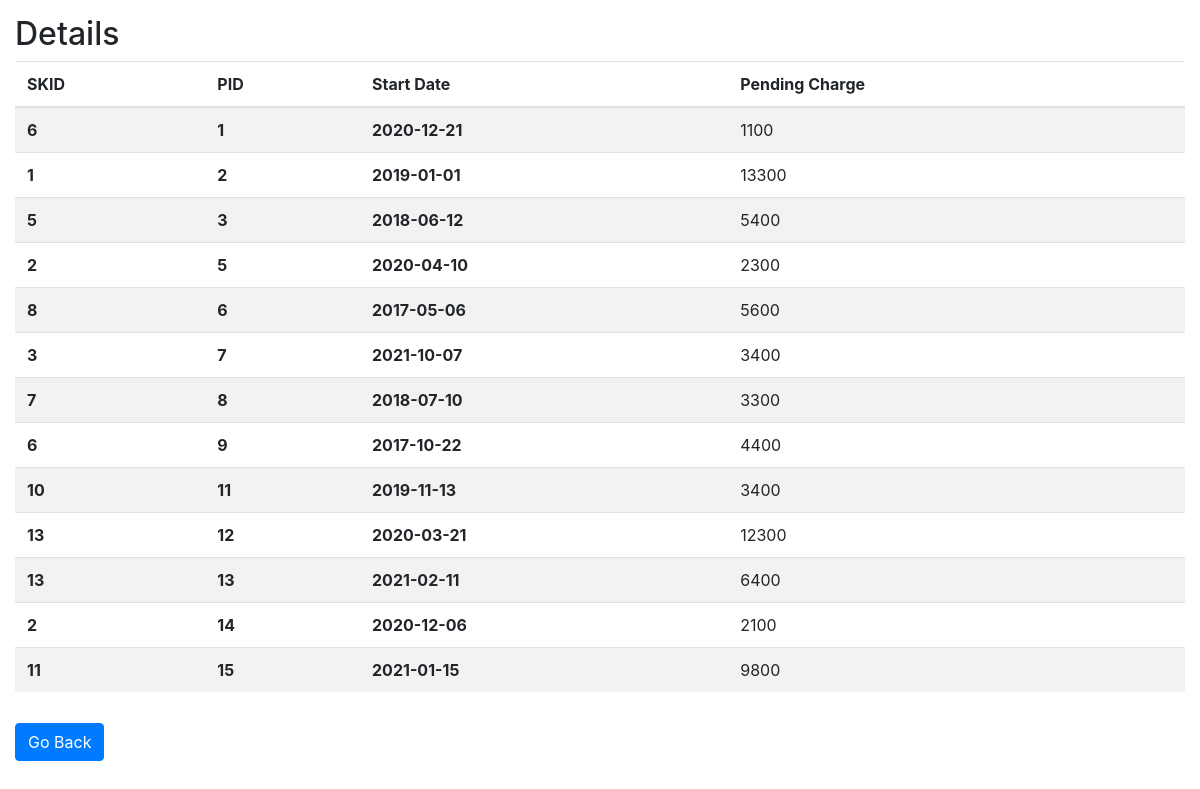
The page /market/pending_charge.php (signed in) on the database its author committed.
### tables this page shows
create table Shop(
	PID int not null,
	SKID int not null,
	Start_Date date not null,
	Category varchar(20),
	License_Period smallint,
	Extension_Period smallint,
	Pending_Charge int,
	Performance float,
	primary key (PID, SKID, Start_Date),
	constraint Shop_fk1 foreign key (PID) references Plot(PID),
	constraint Shop_fk2 foreign key (SKID) references Shopkeeper(SKID)
);

### market/pending_charge.php (the view, shortened to what this page needs)
<link href="//maxcdn.bootstrapcdn.com/bootstrap/4.1.1/css/bootstrap.min.css" rel="stylesheet" id="bootstrap-css">
<?php
    require_once "db.php";
    $query = "SELECT SKID, PID, Start_Date, Pending_Charge
    FROM Shop" ;
    $res = $db -> query($query);
?>
<div style='padding: 15px'>
<h2>Details</h2>
    <table class="table table-striped">
        <thead>
        <tr>
            <th scope="col">SKID</th>
            <th scope="col">PID</th>
            <th scope="col">Start Date</th>
            <th scope="col">Pending Charge</th>
        </tr>
        </thead>
        <tbody>
<?php
    while ($row = $res -> fetch_row()) {
?>
        <tr>
            <th scope="row"><?php echo $row[0] ?></th>
            <th scope="row"><?php echo $row[1] ?></th>
            <th scope="row"><?php echo $row[2] ?></th>
            <td><?php echo $row[3] ?></td>
        </tr>
<?php
    }
?>
        </tbody>
    </table>
</div>
<div class="col-md-8">
    <a href="home_market.php" class="btn btn-primary">Go Back</a>
</div>

### rows shown on the page
shop: SKID "6", PID "1", Start_Date "2020-12-21", Pending_Charge "1100"
shop: SKID "1", PID "2", Start_Date "2019-01-01", Pending_Charge "13300"
shop: SKID "5", PID "3", Start_Date "2018-06-12", Pending_Charge "5400"
shop: SKID "2", PID "5", Start_Date "2020-04-10", Pending_Charge "2300"
shop: SKID "8", PID "6", Start_Date "2017-05-06", Pending_Charge "5600"
shop: SKID "3", PID "7", Start_Date "2021-10-07", Pending_Charge "3400"
shop: SKID "7", PID "8", Start_Date "2018-07-10", Pending_Charge "3300"
shop: SKID "6", PID "9", Start_Date "2017-10-22", Pending_Charge "4400"
shop: SKID "10", PID "11", Start_Date "2019-11-13", Pending_Charge "3400"
shop: SKID "13", PID "12", Start_Date "2020-03-21", Pending_Charge "12300"
shop: SKID "13", PID "13", Start_Date "2021-02-11", Pending_Charge "6400"
shop: SKID "2", PID "14", Start_Date "2020-12-06", Pending_Charge "2100"
shop: SKID "11", PID "15", Start_Date "2021-01-15", Pending_Charge "9800"
